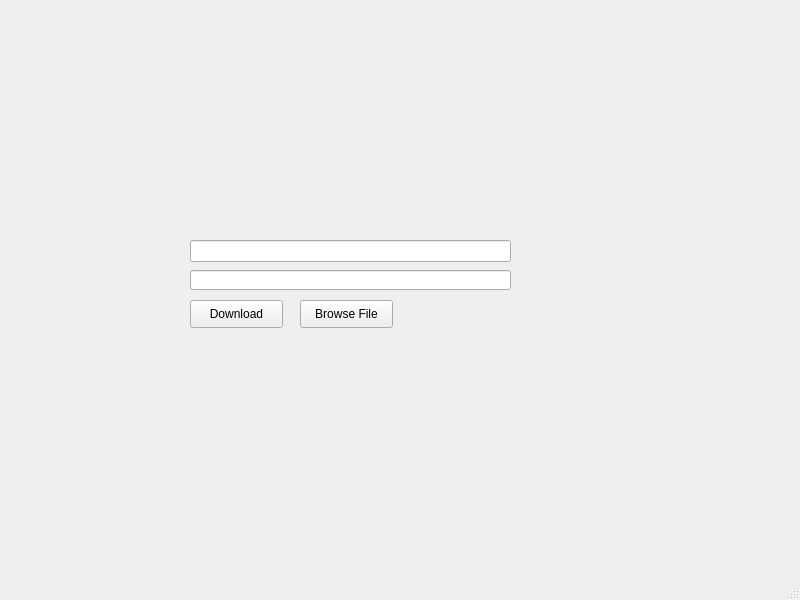
<?xml version="1.0" encoding="UTF-8"?>
<ui version="4.0">
 <class>MainWindow</class>
 <widget class="QMainWindow" name="MainWindow">
  <property name="geometry">
   <rect>
    <x>0</x>
    <y>0</y>
    <width>800</width>
    <height>600</height>
   </rect>
  </property>
  <property name="windowTitle">
   <string>MainWindow</string>
  </property>
  <widget class="QWidget" name="centralwidget">
   <widget class="QPushButton" name="Download_Button">
    <property name="geometry">
     <rect>
      <x>190</x>
      <y>300</y>
      <width>93</width>
      <height>28</height>
     </rect>
    </property>
    <property name="text">
     <string>Download</string>
    </property>
   </widget>
   <widget class="QLineEdit" name="downoadAdress_text">
    <property name="geometry">
     <rect>
      <x>190</x>
      <y>240</y>
      <width>321</width>
      <height>22</height>
     </rect>
    </property>
   </widget>
   <widget class="QPushButton" name="pushButton">
    <property name="geometry">
     <rect>
      <x>300</x>
      <y>300</y>
      <width>93</width>
      <height>28</height>
     </rect>
    </property>
    <property name="text">
     <string>Browse File</string>
    </property>
   </widget>
   <widget class="QLineEdit" name="BrowseDirectory">
    <property name="geometry">
     <rect>
      <x>190</x>
      <y>270</y>
      <width>321</width>
      <height>20</height>
     </rect>
    </property>
   </widget>
   <widget class="QLabel" name="label">
    <property name="geometry">
     <rect>
      <x>20</x>
      <y>20</y>
      <width>41</width>
      <height>41</height>
     </rect>
    </property>
    <property name="text">
     <string>&lt;html&gt;&lt;head/&gt;&lt;body&gt;&lt;p&gt;&lt;img src=&quot;:/new/prefix1/icon-plus-40.png&quot;/&gt;&lt;/p&gt;&lt;/body&gt;&lt;/html&gt;</string>
    </property>
   </widget>
  </widget>
  <widget class="QMenuBar" name="menubar">
   <property name="geometry">
    <rect>
     <x>0</x>
     <y>0</y>
     <width>800</width>
     <height>22</height>
    </rect>
   </property>
  </widget>
  <widget class="QStatusBar" name="statusbar"/>
 </widget>
 <resources/>
 <connections/>
</ui>
